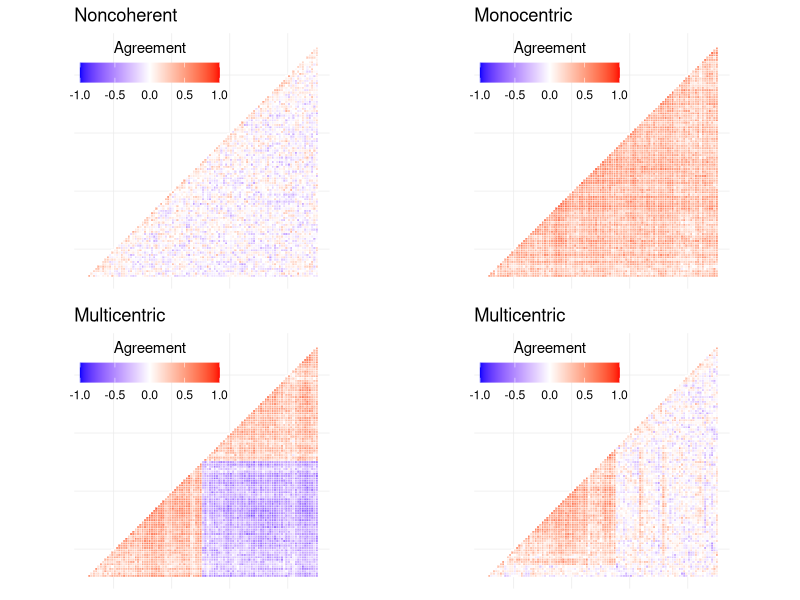
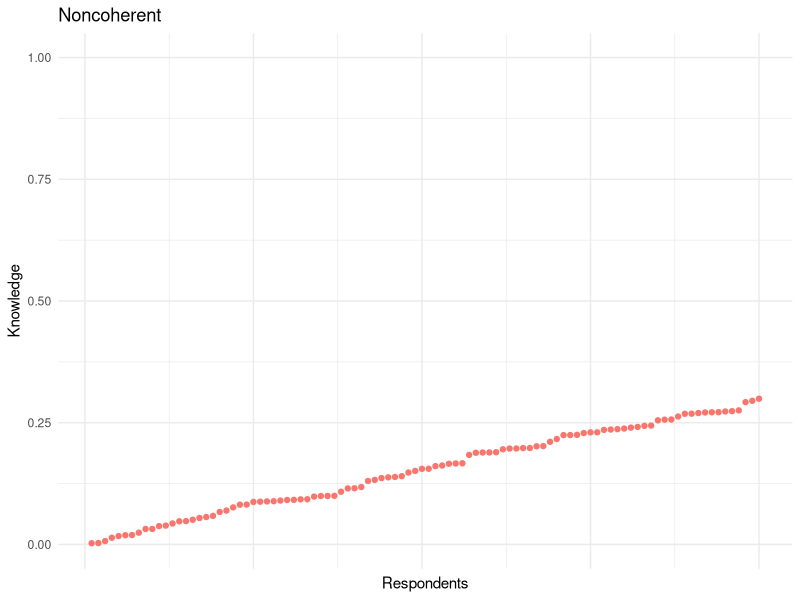
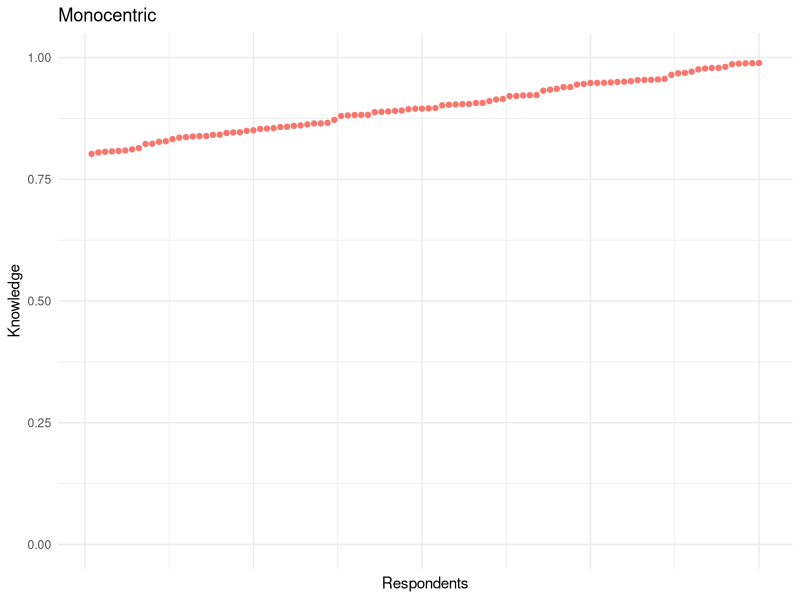
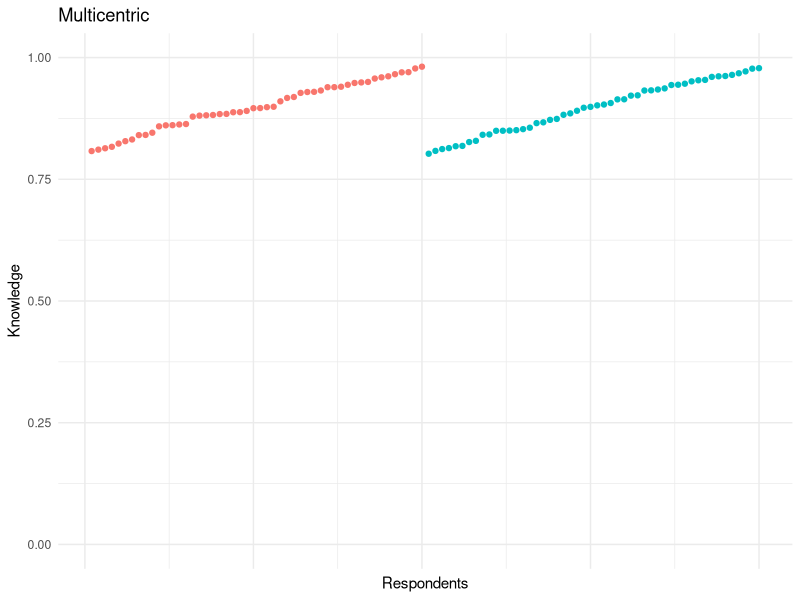
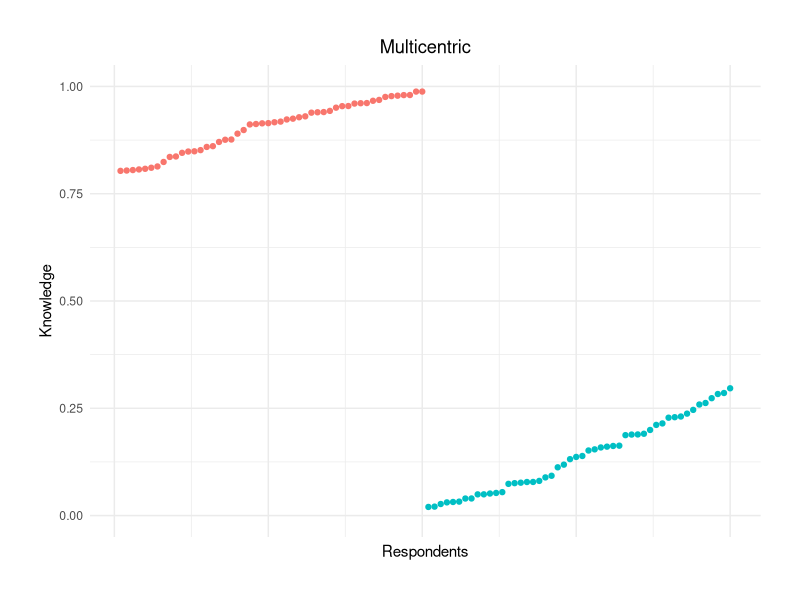
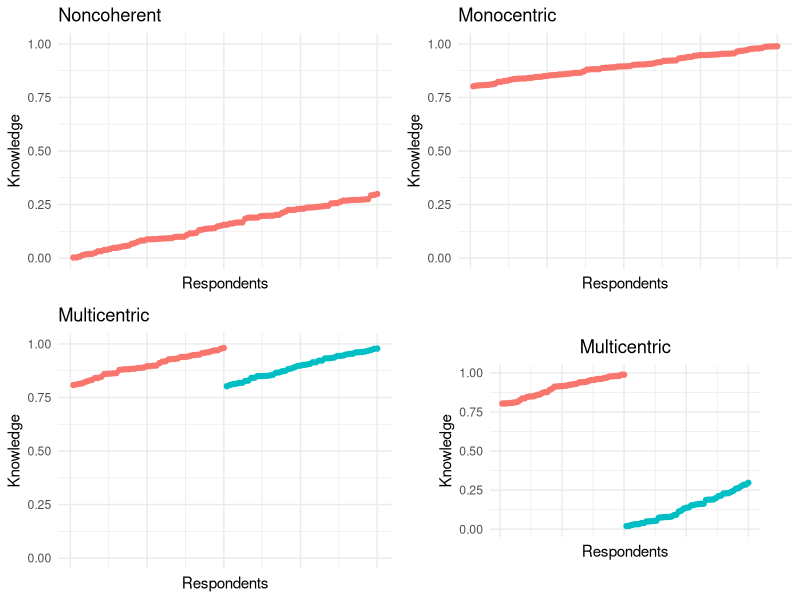
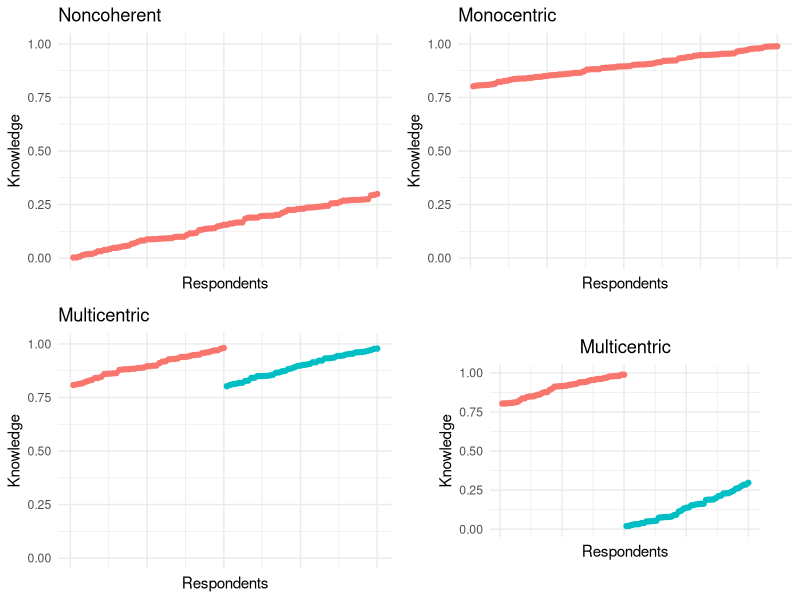
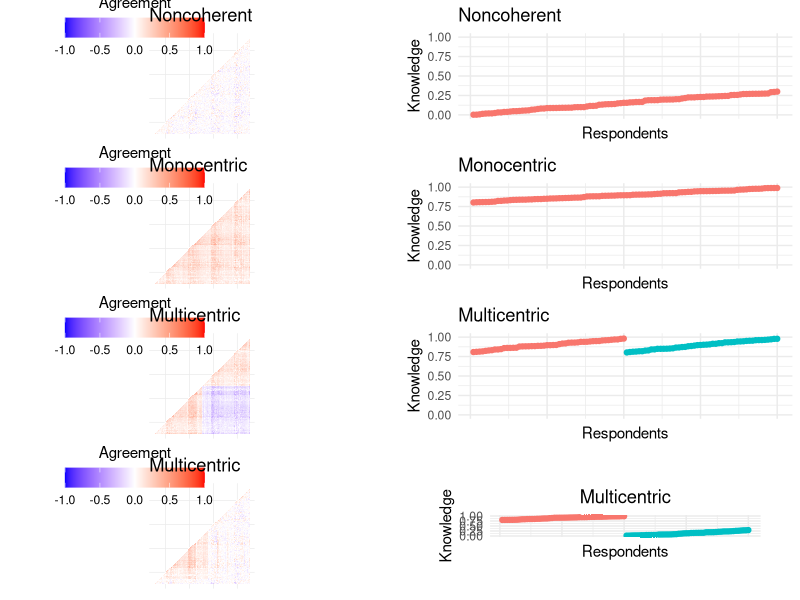

The R source for these figures, in order:


####CLEAN ALL THIS UP!!!!



# Clear the workspace
rm( list = ls() )


library( dplyr )     # for working with the data
library( reshape2 )  # for reworking the data
library( ggplot2 )   # for plotting
library( gridExtra ) # for plotting grids
library( grid )      # for plotting titles on the grid

# set seed to reproduce same objects
set.seed( 2468 )


# ================================================================== #
# Function to create the agreement matrix ----
# The equation comes from pg. 65 of Purzycki, B. G., & Jamieson-Lane, A. (2016). AnthroTools. Cross-Cultural Research, 51(1), 51-74. doi:10.1177/1069397116680352.

DiscountedAgreementMatrix <-
  function( response.mat, n.responses ){
    discounted.matrix= matrix( 0, nrow( response.mat ),nrow( response.mat ) )
    for( i in 1:nrow( discounted.matrix ) ){
      for( j in 1:ncol( discounted.matrix ) ){
        discounted.matrix[i,j] <- mean( response.mat[i,] == response.mat[j,], na.rm = TRUE ) # Create the average number of items i and j agree on
      }             
    }
    discounted.matrix <- ( discounted.matrix*n.responses -1 ) / (n.responses-1 ) # Correct the average agreement for guessing
    diag( discounted.matrix ) <- 0 # set the diagonal to zero
    discounted.matrix[is.finite(discounted.matrix) == FALSE] <- 0 # adjust Inf values to zero (if any)
    return( discounted.matrix ) 
  }


# Create data for the plot.
dat.for.plot <- function( cormat ){
  dd <- as.dist( ( 1-cormat )/2 ) # Use correlation between variables as distance
  hc <- hclust( dd )
  cormat <-cormat[hc$order, hc$order]
  cormat[lower.tri( cormat )] <- NA # set the lower part of the triangle as missing (redundant information)
  cor.dat <- melt( cormat, na.rm = TRUE ) # create the dataframe
  return( cor.dat )
}


# ================================================================== #
# Create the data objects ----

nResp <- 100
nVars <- 50 

# build the function to create the response matrices
build.responses <- function( nResp, nVars, probValue, nresponses ){
  
  # create the blank object
  Response <- matrix( NA, nrow = nResp, ncol = nVars )
  
  # loop through to create the responses
  for( i in 1: nVars ){
    Response[,i] <- rbinom( nResp, 1, prob = probValue )
  }
  
  # create the agreement matrix
  Agreement <- DiscountedAgreementMatrix( Response, nresponses )
  
  # Assign the agreement matrix to the object to plot
  AgreementDat <- dat.for.plot( Agreement )
  
  # return the agreement data as a data frame to plot
  return( AgreementDat )
  
}

noConAgreementDat <- build.responses( nResp, nVars, probValue = 0.5, nresponses = 2 )
ConAgreementDat   <- build.responses( nResp, nVars, probValue = 0.8, nresponses = 2 )


# build the function to create the response matrices
build.het.responses <- function( nResp, nVars, probValue1, probValue2, nresponses ){
  
  # create the blank object
  Response <- matrix( NA, nrow = nResp, ncol = nVars )
  
  # loop through to create the responses
  for( i in 1: nResp / 2 ){
    Response[i,] <- rbinom( nResp / 2, 1, prob = probValue1 )
    Response[i + nResp / 2,] <- rbinom( nResp / 2, 1, prob = probValue2 )
  }
  
  # create the agreement matrix
  Agreement <- DiscountedAgreementMatrix( Response, nresponses )
  
  # Assign the agreement matrix to the object to plot
  AgreementDat <- dat.for.plot( Agreement )
  
  # return the agreement data as a data frame to plot
  return( AgreementDat )
  
}

HetConAgreementDat   <- build.het.responses( nResp, nVars, probValue1 = 0.8, probValue2 = 0.2, nresponses = 2 )
HetConNoAgreementDat <- build.het.responses( nResp, nVars, probValue1 = 0.8, probValue2 = 0.5, nresponses = 2 )


# ================================================================== #
# Create the data objects ----

n <- 100 

noConDat <- data.frame(
  knowledge = runif( n = n, min = .00 , max = 0.30 ),
  culture = rep( 1, n )
)

conDat <- data.frame(
  knowledge = runif( n = n, min = .80 , max = 0.99 ),
  culture = rep( 1, n )
)

hetConDat <- data.frame(
  knowledge = c( runif( n = n/2, min = .80 , max = 0.99 ), runif( n = n/2, min = .80 , max = 0.99 ) ) ,
  culture = c( rep( 1, n/2 ), rep( 2, n/2 ) )
)

hetConNoDat <- data.frame(
  knowledge = c( runif( n = n/2, min = .80 , max = 0.99 ), runif( n = n/2, min = .00 , max = 0.30 ) ) ,
  culture = c( rep( 1, n/2 ), rep( 2, n/2 ) )
)


# Add a new variable that ranks responses within each group
noConDat <- noConDat %>%
  arrange( culture, knowledge ) %>%
  mutate( rank_knowledge = row_number() )

conDat <- conDat %>%
  arrange( culture, knowledge ) %>%
  mutate( rank_knowledge = row_number() )

hetConDat <- hetConDat %>%
  arrange( culture, knowledge ) %>%
  mutate( rank_knowledge = row_number() )

hetConNoDat <- hetConNoDat %>%
  arrange( culture, knowledge ) %>%
  mutate( rank_knowledge = row_number() )



# ================================================================== #
# Plotting results ----


datToPlot <- list( noConAgreementDat, ConAgreementDat, HetConAgreementDat, HetConNoAgreementDat )

titlesPlot <- c(
  "Noncoherent",
  "Monocentric",
  "Multicentric",
  "Multicentric"
)

plotList <- list()

for( i in 1: length( datToPlot ) ) {
  
  plotList[[i]] <- ggplot( data = datToPlot[[i]], aes( Var2, Var1, fill = value ) ) +
    geom_tile( color = "white" ) +
    scale_fill_gradient2( low = "blue", high = "red", mid = "white", 
                          midpoint = 0, limit = c( -1,1 ), space = "Lab", 
                          name="Agreement" ) +
    theme_minimal() + 
    coord_fixed() + 
    theme(
      axis.title.x = element_blank(), axis.title.y = element_blank(),
      axis.text.x=element_blank(), axis.text.y=element_blank(),
      panel.grid.major = element_blank(),
      panel.border = element_blank(),
      panel.background = element_blank(),
      axis.ticks = element_blank(),
      legend.justification = c(1, 0),
      legend.position = c(0.6, 0.7),
      legend.direction = "horizontal") +
    guides(fill = guide_colorbar( barwidth = 7, barheight = 1,
                                  title.position = "top", title.hjust = 0.5) ) +
    ggtitle( titlesPlot[i] )
  #print( plotList[[i]] )
  
}


grid.arrange( 
  plotList[[1]],plotList[[2]], plotList[[3]], plotList[[4]],
  nrow = 2, ncol = 2
)






# ================================================================== #
# Plots ----




# Create the scatterplots
# ideally this a function that loops through labels and the data

noConPlot <- ggplot( noConDat,
                         aes( x = rank_knowledge, 
                              y = knowledge, 
                              color = as.factor( culture ) ) ) +
  geom_point() + 
  labs( title = "Noncoherent",
        x = "Respondents",
        y = "Knowledge") +
  theme_minimal() +
  theme( legend.position = "none",
         axis.text.x = element_blank() ) +
  guides( color = guide_legend( title = "Group" ) ) + 
  scale_y_continuous( limits = c( 0, 1 ) )
print( noConPlot )


ConPlot <- ggplot( conDat,
                     aes( x = rank_knowledge, 
                          y = knowledge, 
                          color = as.factor( culture ) ) ) +
  geom_point() + 
  labs( title = "Monocentric",
        x = "Respondents",
        y = "Knowledge") +
  theme_minimal() +
  theme( legend.position = "none",
         axis.text.x = element_blank() ) +
  guides( color = guide_legend( title = "Group" ) ) + 
  scale_y_continuous( limits = c( 0, 1 ) )
print( ConPlot )


hetConPlot <- ggplot( hetConDat,
                   aes( x = rank_knowledge, 
                        y = knowledge, 
                        color = as.factor( culture ) ) ) +
  geom_point() + 
  labs( title = "Multicentric",
        x = "Respondents",
        y = "Knowledge") +
  theme_minimal() +
  theme( legend.position = "none",
         axis.text.x = element_blank() ) +
  guides( color = guide_legend( title = "Group" ) ) + 
  scale_y_continuous( limits = c( 0, 1 ) )
print( hetConPlot )


hetConNoPlot <- ggplot( hetConNoDat,
                      aes( x = rank_knowledge, 
                           y = knowledge, 
                           color = as.factor( culture ) ) ) +
  geom_point() + 
  labs( title = "Multicentric",
        x = "Respondents",
        y = "Knowledge") +
  theme_minimal() +
  theme( legend.position = "none",
         axis.text.x = element_blank(), 
         plot.margin = unit( c( 1, 1, 1, 1 ), "cm" ),
         plot.title = element_text( hjust = 0.5 ) ) +
  guides( color = guide_legend( title = "Group" ) ) + 
  scale_y_continuous( limits = c( 0, 1 ) )
print( hetConNoPlot )

grid.arrange( 
  noConPlot, ConPlot, hetConPlot, hetConNoPlot, 
  nrow = 2, ncol = 2
  )






grid.arrange( 
  noConPlot, ConPlot, hetConPlot, hetConNoPlot, 
  nrow = 2, ncol = 2
)


grid.arrange( 
  plotList[[1]], noConPlot,
  plotList[[2]], ConPlot,
  plotList[[3]], hetConPlot,
  plotList[[4]], hetConNoPlot,
  nrow = 4, ncol = 2
)






